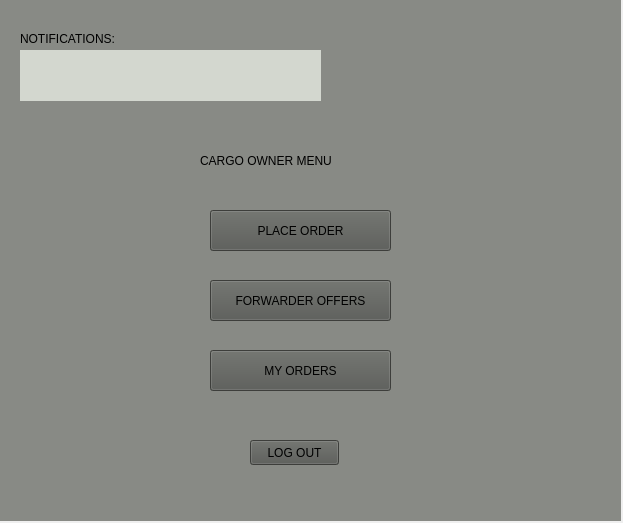
<?xml version="1.0" encoding="UTF-8"?>
<ui version="4.0">
 <class>menu_owner</class>
 <widget class="QWidget" name="menu_owner">
  <property name="geometry">
   <rect>
    <x>0</x>
    <y>0</y>
    <width>623</width>
    <height>523</height>
   </rect>
  </property>
  <property name="windowTitle">
   <string>Form</string>
  </property>
  <widget class="QStackedWidget" name="stackedWidget">
   <property name="geometry">
    <rect>
     <x>0</x>
     <y>0</y>
     <width>621</width>
     <height>521</height>
    </rect>
   </property>
   <property name="styleSheet">
    <string notr="true">background-color: rgb(136, 138, 133);</string>
   </property>
   <property name="currentIndex">
    <number>0</number>
   </property>
   <widget class="QWidget" name="page">
    <widget class="QLabel" name="label">
     <property name="geometry">
      <rect>
       <x>200</x>
       <y>130</y>
       <width>251</width>
       <height>61</height>
      </rect>
     </property>
     <property name="styleSheet">
      <string notr="true">font: 14pt &quot;Manjari&quot;;</string>
     </property>
     <property name="text">
      <string>CARGO OWNER MENU</string>
     </property>
    </widget>
    <widget class="QPushButton" name="pushButton">
     <property name="geometry">
      <rect>
       <x>250</x>
       <y>440</y>
       <width>89</width>
       <height>25</height>
      </rect>
     </property>
     <property name="styleSheet">
      <string notr="true">font: 11pt &quot;Manjari&quot;;
background-color: rgb(85, 87, 83);</string>
     </property>
     <property name="text">
      <string>LOG OUT</string>
     </property>
    </widget>
    <widget class="QPushButton" name="pushButton_2">
     <property name="geometry">
      <rect>
       <x>210</x>
       <y>210</y>
       <width>181</width>
       <height>41</height>
      </rect>
     </property>
     <property name="styleSheet">
      <string notr="true">font: 11pt &quot;Manjari&quot;;
background-color: rgb(85, 87, 83);</string>
     </property>
     <property name="text">
      <string>PLACE ORDER</string>
     </property>
    </widget>
    <widget class="QPushButton" name="pushButton_3">
     <property name="geometry">
      <rect>
       <x>210</x>
       <y>350</y>
       <width>181</width>
       <height>41</height>
      </rect>
     </property>
     <property name="styleSheet">
      <string notr="true">font: 11pt &quot;Manjari&quot;;
background-color: rgb(85, 87, 83);</string>
     </property>
     <property name="text">
      <string>MY ORDERS</string>
     </property>
    </widget>
    <widget class="QPushButton" name="pushButton_4">
     <property name="geometry">
      <rect>
       <x>210</x>
       <y>280</y>
       <width>181</width>
       <height>41</height>
      </rect>
     </property>
     <property name="styleSheet">
      <string notr="true">font: 11pt &quot;Manjari&quot;;
background-color: rgb(85, 87, 83);</string>
     </property>
     <property name="text">
      <string>FORWARDER OFFERS</string>
     </property>
    </widget>
    <widget class="QLabel" name="label_14">
     <property name="geometry">
      <rect>
       <x>20</x>
       <y>50</y>
       <width>301</width>
       <height>51</height>
      </rect>
     </property>
     <property name="styleSheet">
      <string notr="true">font: 75 10pt &quot;Umpush&quot;;
font: 11pt &quot;Manjari&quot;;
color: rgb(0, 0, 0);
background-color: rgb(211, 215, 207);
border-color: rgb(238, 238, 236);
</string>
     </property>
     <property name="text">
      <string/>
     </property>
    </widget>
    <widget class="QLabel" name="label_15">
     <property name="geometry">
      <rect>
       <x>20</x>
       <y>30</y>
       <width>121</width>
       <height>17</height>
      </rect>
     </property>
     <property name="styleSheet">
      <string notr="true">font: 11pt &quot;Manjari&quot;;</string>
     </property>
     <property name="text">
      <string>NOTIFICATIONS:</string>
     </property>
    </widget>
   </widget>
   <widget class="QWidget" name="page_2">
    <widget class="QLineEdit" name="lineEdit">
     <property name="geometry">
      <rect>
       <x>230</x>
       <y>60</y>
       <width>113</width>
       <height>25</height>
      </rect>
     </property>
    </widget>
    <widget class="QLineEdit" name="lineEdit_2">
     <property name="geometry">
      <rect>
       <x>230</x>
       <y>110</y>
       <width>113</width>
       <height>25</height>
      </rect>
     </property>
    </widget>
    <widget class="QLineEdit" name="lineEdit_3">
     <property name="geometry">
      <rect>
       <x>230</x>
       <y>160</y>
       <width>113</width>
       <height>25</height>
      </rect>
     </property>
    </widget>
    <widget class="QLineEdit" name="lineEdit_4">
     <property name="geometry">
      <rect>
       <x>230</x>
       <y>210</y>
       <width>113</width>
       <height>25</height>
      </rect>
     </property>
    </widget>
    <widget class="QPushButton" name="pushButton_5">
     <property name="geometry">
      <rect>
       <x>110</x>
       <y>420</y>
       <width>201</width>
       <height>51</height>
      </rect>
     </property>
     <property name="styleSheet">
      <string notr="true">font: 11pt &quot;Manjari&quot;;
background-color: rgb(85, 87, 83);</string>
     </property>
     <property name="text">
      <string>PREVIEW PRICE</string>
     </property>
    </widget>
    <widget class="QLabel" name="label_2">
     <property name="geometry">
      <rect>
       <x>390</x>
       <y>120</y>
       <width>251</width>
       <height>131</height>
      </rect>
     </property>
     <property name="styleSheet">
      <string notr="true">font: 11pt &quot;Manjari&quot;;</string>
     </property>
     <property name="text">
      <string>SHIPPING PRICE: </string>
     </property>
    </widget>
    <widget class="QPushButton" name="pushButton_6">
     <property name="geometry">
      <rect>
       <x>330</x>
       <y>420</y>
       <width>201</width>
       <height>51</height>
      </rect>
     </property>
     <property name="styleSheet">
      <string notr="true">font: 11pt &quot;Manjari&quot;;
background-color: rgb(85, 87, 83);</string>
     </property>
     <property name="text">
      <string>MAKE AN ORDER</string>
     </property>
    </widget>
    <widget class="QPushButton" name="pushButton_7">
     <property name="geometry">
      <rect>
       <x>20</x>
       <y>20</y>
       <width>89</width>
       <height>25</height>
      </rect>
     </property>
     <property name="styleSheet">
      <string notr="true">font: 11pt &quot;Manjari&quot;;
background-color: rgb(85, 87, 83);</string>
     </property>
     <property name="text">
      <string>GO BACK</string>
     </property>
    </widget>
    <widget class="QLabel" name="label_3">
     <property name="geometry">
      <rect>
       <x>230</x>
       <y>10</y>
       <width>181</width>
       <height>41</height>
      </rect>
     </property>
     <property name="styleSheet">
      <string notr="true">font: 14pt &quot;Manjari&quot;;</string>
     </property>
     <property name="text">
      <string>PLACE ORDER</string>
     </property>
    </widget>
    <widget class="QComboBox" name="comboBox">
     <property name="geometry">
      <rect>
       <x>230</x>
       <y>300</y>
       <width>111</width>
       <height>25</height>
      </rect>
     </property>
     <property name="styleSheet">
      <string notr="true">background-color: rgb(85, 87, 83);</string>
     </property>
    </widget>
    <widget class="QComboBox" name="comboBox_2">
     <property name="geometry">
      <rect>
       <x>230</x>
       <y>350</y>
       <width>111</width>
       <height>25</height>
      </rect>
     </property>
     <property name="styleSheet">
      <string notr="true">background-color: rgb(85, 87, 83);</string>
     </property>
    </widget>
    <widget class="QLabel" name="label_7">
     <property name="geometry">
      <rect>
       <x>150</x>
       <y>60</y>
       <width>67</width>
       <height>17</height>
      </rect>
     </property>
     <property name="styleSheet">
      <string notr="true">font: 11pt &quot;Manjari&quot;;</string>
     </property>
     <property name="text">
      <string>WEIGHT:</string>
     </property>
    </widget>
    <widget class="QLabel" name="label_8">
     <property name="geometry">
      <rect>
       <x>150</x>
       <y>110</y>
       <width>67</width>
       <height>17</height>
      </rect>
     </property>
     <property name="styleSheet">
      <string notr="true">font: 11pt &quot;Manjari&quot;;</string>
     </property>
     <property name="text">
      <string>HEIGHT:</string>
     </property>
    </widget>
    <widget class="QLabel" name="label_9">
     <property name="geometry">
      <rect>
       <x>140</x>
       <y>160</y>
       <width>67</width>
       <height>17</height>
      </rect>
     </property>
     <property name="styleSheet">
      <string notr="true">font: 11pt &quot;Manjari&quot;;</string>
     </property>
     <property name="text">
      <string>WIDTH:</string>
     </property>
    </widget>
    <widget class="QLabel" name="label_10">
     <property name="geometry">
      <rect>
       <x>140</x>
       <y>210</y>
       <width>67</width>
       <height>17</height>
      </rect>
     </property>
     <property name="styleSheet">
      <string notr="true">font: 11pt &quot;Manjari&quot;;</string>
     </property>
     <property name="text">
      <string>LENGTH:</string>
     </property>
    </widget>
    <widget class="QLabel" name="label_11">
     <property name="geometry">
      <rect>
       <x>150</x>
       <y>250</y>
       <width>67</width>
       <height>17</height>
      </rect>
     </property>
     <property name="styleSheet">
      <string notr="true">font: 11pt &quot;Manjari&quot;;</string>
     </property>
     <property name="text">
      <string>TYPE:</string>
     </property>
    </widget>
    <widget class="QLabel" name="label_12">
     <property name="geometry">
      <rect>
       <x>150</x>
       <y>300</y>
       <width>67</width>
       <height>17</height>
      </rect>
     </property>
     <property name="styleSheet">
      <string notr="true">font: 11pt &quot;Manjari&quot;;</string>
     </property>
     <property name="text">
      <string>SOURCE:</string>
     </property>
    </widget>
    <widget class="QLabel" name="label_13">
     <property name="geometry">
      <rect>
       <x>106</x>
       <y>350</y>
       <width>111</width>
       <height>20</height>
      </rect>
     </property>
     <property name="styleSheet">
      <string notr="true">font: 11pt &quot;Manjari&quot;;</string>
     </property>
     <property name="text">
      <string>DESTINATION:</string>
     </property>
    </widget>
    <widget class="QComboBox" name="comboBox_3">
     <property name="geometry">
      <rect>
       <x>230</x>
       <y>250</y>
       <width>111</width>
       <height>25</height>
      </rect>
     </property>
     <property name="styleSheet">
      <string notr="true">background-color: rgb(85, 87, 83);</string>
     </property>
    </widget>
   </widget>
   <widget class="QWidget" name="page_3">
    <widget class="QLabel" name="label_4">
     <property name="geometry">
      <rect>
       <x>220</x>
       <y>0</y>
       <width>201</width>
       <height>71</height>
      </rect>
     </property>
     <property name="styleSheet">
      <string notr="true">font: 14pt &quot;Manjari&quot;;</string>
     </property>
     <property name="text">
      <string>FORWARDER OFFERS</string>
     </property>
    </widget>
    <widget class="QPushButton" name="pushButton_8">
     <property name="geometry">
      <rect>
       <x>20</x>
       <y>20</y>
       <width>89</width>
       <height>25</height>
      </rect>
     </property>
     <property name="styleSheet">
      <string notr="true">background-color: rgb(85, 87, 83);font: 11pt &quot;Manjari&quot;;</string>
     </property>
     <property name="text">
      <string>GO BACK</string>
     </property>
    </widget>
    <widget class="QTreeWidget" name="treeWidget_2">
     <property name="geometry">
      <rect>
       <x>50</x>
       <y>70</y>
       <width>531</width>
       <height>341</height>
      </rect>
     </property>
     <column>
      <property name="text">
       <string notr="true">1</string>
      </property>
     </column>
    </widget>
    <widget class="QPushButton" name="pushButton_10">
     <property name="geometry">
      <rect>
       <x>330</x>
       <y>430</y>
       <width>161</width>
       <height>41</height>
      </rect>
     </property>
     <property name="styleSheet">
      <string notr="true">background-color: rgb(85, 87, 83);font: 11pt &quot;Manjari&quot;;</string>
     </property>
     <property name="text">
      <string>DECLINE OFFER</string>
     </property>
    </widget>
    <widget class="QPushButton" name="pushButton_11">
     <property name="geometry">
      <rect>
       <x>90</x>
       <y>430</y>
       <width>161</width>
       <height>41</height>
      </rect>
     </property>
     <property name="styleSheet">
      <string notr="true">background-color: rgb(85, 87, 83);font: 11pt &quot;Manjari&quot;;</string>
     </property>
     <property name="text">
      <string>ACCEPT OFFER</string>
     </property>
    </widget>
   </widget>
   <widget class="QWidget" name="page_4">
    <widget class="QLabel" name="label_5">
     <property name="geometry">
      <rect>
       <x>250</x>
       <y>20</y>
       <width>111</width>
       <height>31</height>
      </rect>
     </property>
     <property name="styleSheet">
      <string notr="true">font: 14pt &quot;Manjari&quot;;</string>
     </property>
     <property name="text">
      <string>MY ORDERS</string>
     </property>
    </widget>
    <widget class="QPushButton" name="pushButton_9">
     <property name="geometry">
      <rect>
       <x>20</x>
       <y>20</y>
       <width>89</width>
       <height>25</height>
      </rect>
     </property>
     <property name="styleSheet">
      <string notr="true">background-color: rgb(85, 87, 83);font: 11pt &quot;Manjari&quot;;</string>
     </property>
     <property name="text">
      <string>GO BACK</string>
     </property>
    </widget>
    <widget class="QTreeWidget" name="treeWidget">
     <property name="geometry">
      <rect>
       <x>20</x>
       <y>60</y>
       <width>581</width>
       <height>421</height>
      </rect>
     </property>
     <column>
      <property name="text">
       <string notr="true">1</string>
      </property>
     </column>
    </widget>
    <widget class="QLabel" name="label_6">
     <property name="geometry">
      <rect>
       <x>150</x>
       <y>310</y>
       <width>291</width>
       <height>21</height>
      </rect>
     </property>
     <property name="text">
      <string/>
     </property>
    </widget>
   </widget>
  </widget>
 </widget>
 <resources/>
 <connections/>
</ui>
